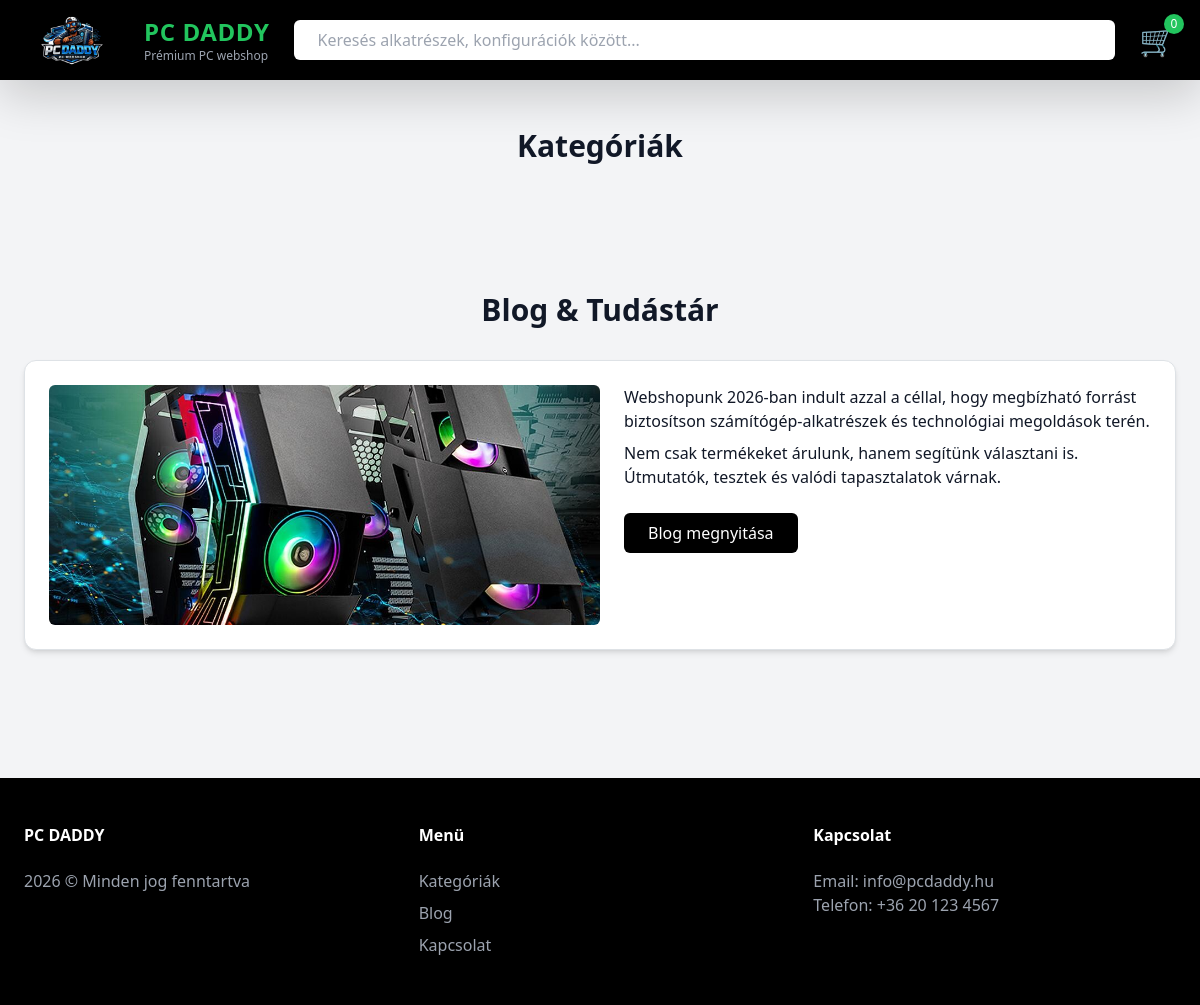
Before: / with the older database file.
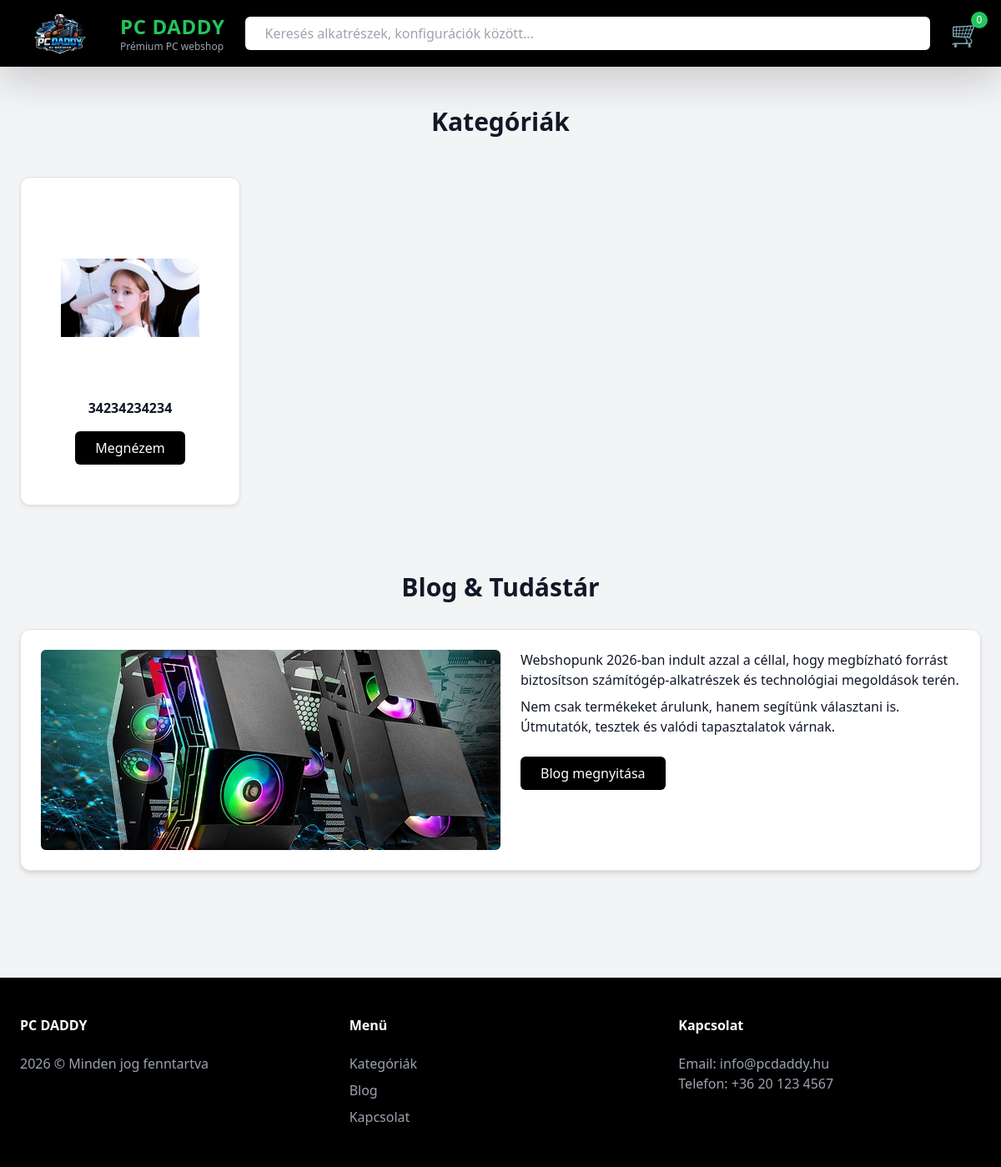
After: the same page with the newer database file.
### tables this page shows
CREATE TABLE categories (
    id INTEGER PRIMARY KEY AUTOINCREMENT,
    name TEXT NOT NULL UNIQUE,
    image TEXT
);

### app.py (the view)
@app.route("/")
def home():
    categories = get_all_categories()
    return render_template("home.html", categories=categories, items_amount = get_cart_product_count())

### models.py (called while the page is built)
def get_db():
    conn = sqlite3.connect(DB_NAME)
    conn.row_factory = sqlite3.Row
    return conn

def get_cart_product_count():
    from flask import session
    cart = session.get('cart', {})
    return sum(cart.values())

def get_all_categories():
    db = get_db()
    categories = db.execute("SELECT * FROM categories").fetchall()
    db.close()
    return categories

### templates/home.html (shortened to what this page needs)
<!DOCTYPE html>
<html lang="hu">
<head>
  <link href="https://cdn.jsdelivr.net/npm/bootstrap@5.3.8/dist/css/bootstrap.min.css" rel="stylesheet">
  <script src="https://cdn.tailwindcss.com"></script>
</head>
<body class="bg-gray-100 text-gray-900">
<header class="bg-black text-white sticky top-0 z-50 shadow-lg">
  <div class="max-w-7xl mx-auto flex items-center justify-between px-6 h-20">
    <div class="flex items-center gap-4">
      <a href="/"><img src="../static/images/logó.png" alt="PC DADDY logó" class="h-16 w-auto"></a>
      <div class="leading-tight">
        <h1 class="text-2xl font-extrabold text-green-500 tracking-wide">PC DADDY</h1>
        <p class="text-xs text-gray-400">Prémium PC webshop</p>
      </div>
    </div>
    <div class="flex-1 mx-6">
      <input
        type="text"
        placeholder="Keresés alkatrészek, konfigurációk között..."
        class="w-full px-4 py-2 rounded-md text-black focus:outline-none focus:ring-2 focus:ring-green-500"
      />
    </div>
    <div class="flex items-center">
      <a href="/cart"><button class="text-3xl hover:text-green-500 transition relative" aria-label="Kosár">
        🛒
        <span class="absolute -top-2 -right-2 bg-green-500 text-white text-xs rounded-full w-5 h-5 flex items-center justify-center">{{ items_amount }}</span>
      </button></a>
    </div>
  </div>
</header>
<main class="max-w-7xl mx-auto px-6 py-12">
  <h2 id="kategoria" class="text-3xl font-bold text-center mb-12">Kategóriák</h2>
<section class="grid grid-cols-2 sm:grid-cols-3 lg:grid-cols-4 gap-8">
  {% for cat in categories %}
    <a href="/products?category={{ cat.name }}"
       class="block bg-white border rounded-xl shadow-sm hover:shadow-xl transition p-5 text-center hover:ring-2 hover:ring-green-500">
        <img src="../static/uploads/{{ cat.image }}"
             class="h-48 mx-auto mb-4 object-contain"
             alt="{{ cat.name }}">
        <p class="font-semibold mb-2">{{ cat.name }}</p>
        <span class="inline-block mt-2 bg-black text-white px-4 py-2 rounded hover:bg-green-500 transition">
          Megnézem
        </span>
    </a>
  {% endfor %}
</section>
  <section id="blog" class="mt-20">
    <h2 class="text-3xl font-bold mb-8 text-center">Blog & Tudástár</h2>
    <div class="bg-white border rounded-xl shadow-md p-6 flex flex-col md:flex-row gap-6">
      <img src="../static/images/blog_pc.jpg" alt="Blog PC" class="w-full md:w-1/2 h-60 object-cover rounded">
      <div class="flex-1">
        <p>
          Webshopunk 2026-ban indult azzal a céllal, hogy megbízható forrást biztosítson számítógép-alkatrészek és technológiai megoldások terén.
        </p>
        <p class="mt-2">
          Nem csak termékeket árulunk, hanem segítünk választani is. Útmutatók, tesztek és valódi tapasztalatok várnak.
        </p>
        <button class="mt-4 bg-black text-white px-4 py-2 rounded hover:bg-green-500 transition">Blog megnyitása</button>
      </div>
    </div>
  </section>
</main>
<footer id="kapcsolat" class="bg-black text-gray-400 mt-20">
  <div class="max-w-7xl mx-auto py-12 px-6 grid md:grid-cols-3 gap-8">
    <div>
      <h4 class="text-white font-bold mb-4">PC DADDY</h4>
      <p>2026 © Minden jog fenntartva</p>
    </div>
    <div>
      <h4 class="text-white font-bold mb-4">Menü</h4>
      <ul class="space-y-2">
        <li><a href="#kategoria" class="hover:text-green-500 transition">Kategóriák</a></li>
        <li><a href="#blog" class="hover:text-green-500 transition">Blog</a></li>
        <li><a href="#kapcsolat" class="hover:text-green-500 transition">Kapcsolat</a></li>
      </ul>
    </div>
    <div>
      <h4 class="text-white font-bold mb-4">Kapcsolat</h4>
      <p>Email: info@pcdaddy.hu</p>
      <p>Telefon: +36 20 123 4567</p>
    </div>
  </div>
</footer>
</body>
</html>

Changed rows visible on the page:
added categories: image (picture), name "34234234234"
